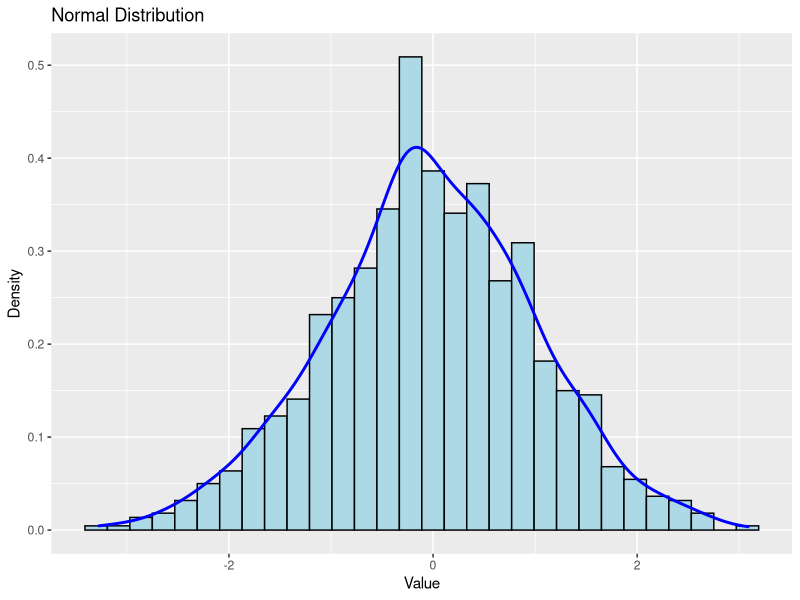

Generate this figure with R:
## ---- chunk 1
library(ggplot2)

# Generate random data from a normal distribution
data <- rnorm(1000, mean = 0, sd = 1)

# Create a data frame with the generated data
df <- data.frame(x = data)

# Plot the histogram with a normal curve
ggplot(df, aes(x)) +
  geom_histogram(aes(y = ..density..), bins = 30, fill = "lightblue", color = "black") +
  geom_density(color = "blue", size = 1) +
  ggtitle("Normal Distribution") +
  xlab("Value") +
  ylab("Density")

